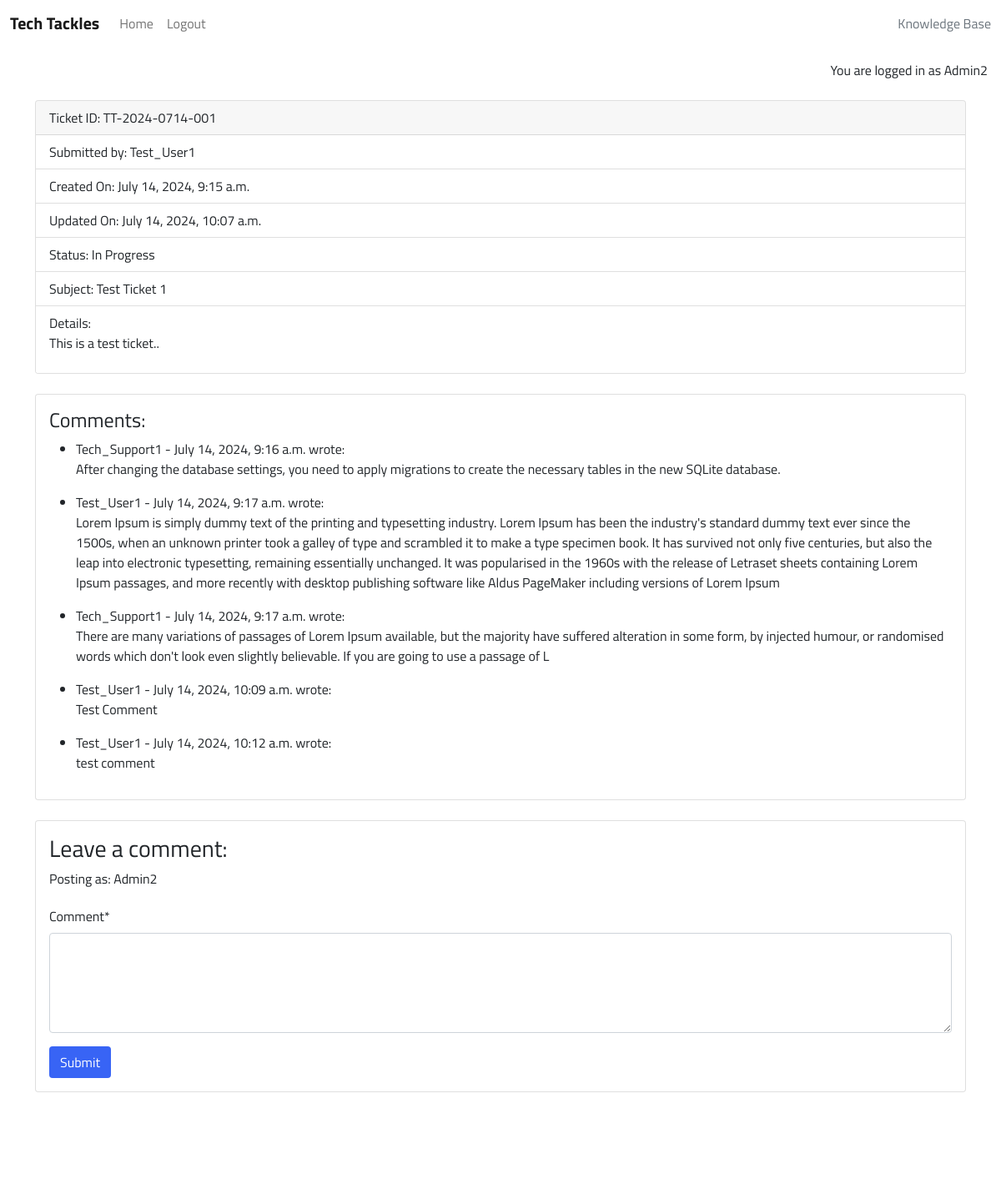
Page /ticket/1/ (signed in) on the committed database.
### support/models.py (models this page shows, shortened)
class Ticket(models.Model):
    STATUS_OPTIONS = (
        ('Open', 'Open'),
        ('In Progress', 'In Progress'),
        ('Closed', 'Closed'),
    )
    ticket_id = models.CharField(max_length=20, unique=True)
    user = models.ForeignKey(User, on_delete=models.CASCADE)
    subject = models.CharField(max_length=255)
    description = models.TextField()
    status = models.CharField(max_length=20, choices=STATUS_OPTIONS, default='Open')
    created_on = models.DateTimeField(auto_now_add=True)
    updated_on = models.DateTimeField(auto_now=True)

class Comment(models.Model):
    user = models.ForeignKey(User, on_delete=models.CASCADE, related_name="commenter") # Many to one
    ticket = models.ForeignKey(Ticket, on_delete=models.CASCADE, related_name='comments', null=True, blank=True) # Many to one
    comment = models.TextField()
    created_on = models.DateTimeField(auto_now_add=True)

### support/views.py (the view)
# urls.py: path('ticket/<int:pk>/', TicketDetailView.as_view(), name='ticket_detail'),
class TicketDetailView(LoginRequiredMixin, DetailView):
    model = Ticket
    template_name = 'support/ticket_detail.html'
    def get_context_data(self, **kwargs):
        context = super().get_context_data(**kwargs)
        ticket = self.get_object()
        context['comments'] = ticket.comments.all().order_by('-created_on')
        context['comment_form'] = CommentForm()
        return context

### support/forms.py
class CommentForm(forms.ModelForm):
    class Meta:
        model = Comment
        fields = ['comment']

### support/templates/support/ticket_detail.html (shortened to what this page needs)
{% extends "base.html" %}
{% block content %}
{% load crispy_forms_tags %}
<div class="container mt-4">
    <div class="card mb-4" style="width: 100%;">
        <div class="card-header">
            Ticket ID: {{ ticket.ticket_id }}
        </div>
        <ul class="list-group list-group-flush">
            <li class="list-group-item">Submitted by: {{ ticket.user }}</li>
            <li class="list-group-item">Created On: {{ ticket.created_on }}</li>
            {% if ticket.updated_on != ticket.created_on %}
                <li class="list-group-item">Updated On: {{ ticket.updated_on }}</li>
            {% endif %}
            <li class="list-group-item">Status: {{ ticket.status }}</li>
            <li class="list-group-item">Subject: {{ ticket.subject }}</li>
            <li class="list-group-item">Details:<br>{{ ticket.description|safe }}</li>
        </ul>
    </div>
    <div class="card mb-4">
        <div class="card-body">
            <h4>Comments:</h4>
            <ul>
                {% for comment in ticket.comments.all %}
                <li>{{ comment.user.username }} - {{ comment.created_on }} wrote:
                    {{ comment.comment|linebreaks }}</li>
                {% endfor %}
            </ul>
        </div>
    </div>
    <div class="card mb-4">
        <div class="card-body">
            {% if ticket.status == 'Closed' %}
                <div class="alert alert-primary" role="alert">
                    <strong>This ticket is closed.</strong> To reopen the issue, please create a new ticket.
                </div>
                <a href="{% url 'ticket_create' %}" class="btn btn-primary">Create Ticket</a>
            {% else %}
                {% if user.is_authenticated %}
                    <h3>Leave a comment:</h3>
                    <p>Posting as: {{ user.username }}</p>
                    <form id="commentForm" method="post" style="margin-top: 1.3em;" action="{% url 'add_comment' ticket.pk %}">
                        {{ comment_form|crispy }}
                        <button id="submitButton" type="submit" class="btn btn-signup">Submit</button>
                    </form>
                    {% else %}
                    <p>Log in to leave a comment</p>
                {% endif %}
            {% endif %}
        </div>
    </div>
</div>
{% endblock %}

### templates/base.html (shortened to what this page needs)
{% load static %}
{% url 'home' as home_url %}
{% url 'account_login' as login_url %}
{% url 'account_signup' as signup_url %}
{% url 'account_logout' as logout_url %}
<!DOCTYPE html>
<html class="h-100" lang="en">
<head>
    <link rel="stylesheet" href="https://cdnjs.cloudflare.com/ajax/libs/font-awesome/5.15.3/css/all.min.css">
    <link href="https://cdn.jsdelivr.net/npm/bootstrap@5.0.1/dist/css/bootstrap.min.css" rel="stylesheet"
>
    <link rel="stylesheet" href="{% static 'css/style.css' %}">
</head>
<body class="d-flex flex-column h-100 main-bg">
    <nav class="navbar navbar-expand-lg navbar-light bg-white">
        <div class="container-fluid">
            <span class="brand"><a class="navbar-brand" href="{% url 'home' %}">Tech Tackles</a></span>
            <div class="collapse navbar-collapse" id="navbarText">
                <ul class="navbar-nav me-auto mb-2 mb-lg-0">
                    <li class="nav-item">
                        <a class="nav-link {% if request.path == home_url %}active{% endif %}" aria-current="page"
                            href="{% url 'home' %}">Home</a>
                    </li>
                    {% if user.is_authenticated %}
                        <li class="nav-item">
                            <a class="nav-link {% if request.path == logout_url %}active{% endif %}" aria-current="page" href="{% url 'account_logout' %}">Logout</a>
                        </li>
                    {% endif %}
                </ul>
                <span class="navbar-text text-muted">
                    Knowledge Base
                </span>
            </div>
        </div>
    </nav>
    <main class="flex-grow-1">
        {% if user.is_authenticated %}
        <p class="text-end m-3">You are logged in as {{ user }}</p>
        {% else %}
        <p class="text-end m-3">You are not logged in</p>
        {% endif %}
        {% block content %}{% endblock content %}
    </main>
    <footer class="footer mt-auto py-3 dark-bg">
        <p class="m-0 text-center text-white">
        </p>
        <p class="m-0 text-center text-white">Follow us: <i class="fab fa-facebook-square ms-3"></i>
            <i class="fab fa-twitter-square ms-3"></i>
            <i class="fab fa-instagram-square ms-3"></i>
            <i class="fab fa-youtube-square ms-3"></i>
        </p>
    </footer>
</body>
</html>

### static/css/style.css (style rules this page uses)
body { background: #ffffff no-repeat; height: 100%; margin: 0; padding: 0; overflow: auto; font-family: "Titillium Web", sans-serif; }
.brand { font-size: 1.4rem; font-weight: 700; color: #1440a0; }
.btn-signup, .btn-edit { background-color: #3864f5; color: #fff; }
#commentForm textarea { width: 100%; height: 120px; resize: vertical; }
.footer { flex-shrink: 0; }

### rows in the picture
Ticket: ticket_id "TT-2024-0714-001", user "Test_User1", created_on "July 14, 2024, 9:15 a.m.", updated_on "July 14, 2024, 10:07 a.m.", status "In Progress", subject "Test Ticket 1", description "This is a test ticket.."
Comment: user.username "Tech_Support1", created_on "July 14, 2024, 9:16 a.m.", comment "After changing the database settings, you need to apply migrations to create the necessary tables in the new SQLite database."
Comment: user.username "Test_User1", created_on "July 14, 2024, 9:17 a.m.", comment "Lorem Ipsum is simply dummy text of the printing and typesetting industry. Lorem Ipsum has been the industry's standard dummy text ever since the 1500s, when an unknown printer took a galley of type and scrambled it to make a type specimen book. It has survived not only five centuries, but also the leap into electronic typesetting, remaining essentially unchanged. It was popularised in the 1960s with the release of Letraset sheets containing Lorem Ipsum passages, and more recently with desktop publishing software like Aldus PageMaker including versions of Lorem Ipsum"
Comment: user.username "Tech_Support1", created_on "July 14, 2024, 9:17 a.m.", comment "There are many variations of passages of Lorem Ipsum available, but the majority have suffered alteration in some form, by injected humour, or randomised words which don't look even slightly believable. If you are going to use a passage of L"
Comment: user.username "Test_User1", created_on "July 14, 2024, 10:09 a.m.", comment "Test Comment"
Comment: user.username "Test_User1", created_on "July 14, 2024, 10:12 a.m.", comment "test comment"

### other values in the picture
{{ user }} "Admin2"
{{ user.username }} "Admin2"
